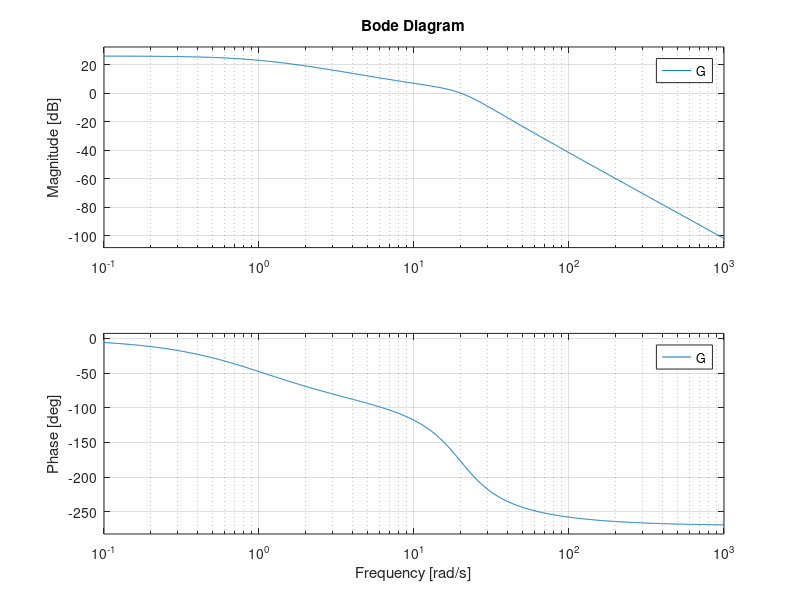
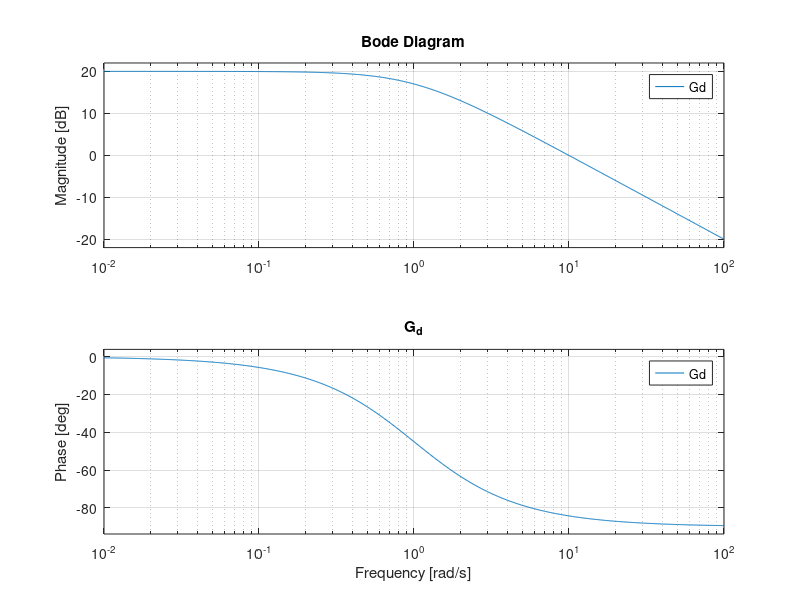
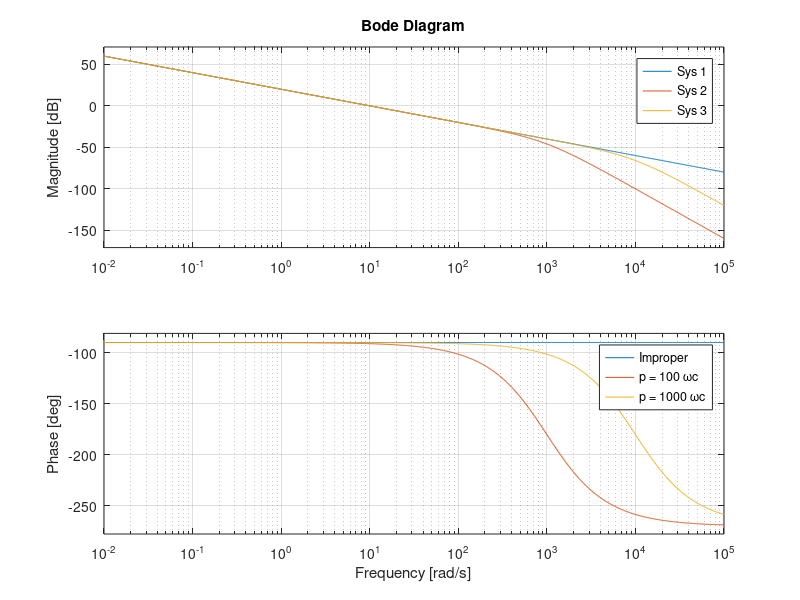

These figures' MATLAB source, in order: (Note: this script raises an error after producing the figures.)
%% Task 4.2.1
% for which frew is control action needed? 
clear all
close all
s = tf('s');
G = 20/((s + 1)*((s/20)^2+s/20 + 1));
figure; bode(G); grid on 
Gd = 10/(s + 1);
figure;  bode(Gd); title('G_d'); grid on
wc = 9.95; % rad/s avlest fran bode av G

Fy = 1/G*wc/s;

p0 = 100*wc;
p1 = 1000*wc;

Fy0 = p0*p0*Fy/((s+p0)^2);
Fy1 = p1*p1*Fy/((s+p1)^2);


figure; bode(Fy*G,Fy0*G,Fy1*G); grid on; 
legend('Improper','p = 100 \omegac','p = 1000 \omegac'); 
lines = findobj(gcf,'Type','Line');
for i = 1:numel(lines)
  lines(i).LineWidth = 2.0;
end

figure(3); step(1/(1+Fy*G)*Gd, 1/(1+Fy0*G)*Gd,1/(1+Fy1*G)*Gd);
legend('Improper','p = 100 \omegac','p = 1000 \omegac'); 
lines = findobj(gcf,'Type','Line');
for i = 1:numel(lines)
  lines(i).LineWidth = 2.0;
end
%%
% we want abs(1/(1+Fy*G)*Gd) < 1
figure(4); 
bodemag( 1/(1+Fy0*G)*Gd,1/(1+Fy1*G)*Gd); legend('p = 100 \omegac','p = 1000 \omegac'); title('Closed loop < 1')
% we want |L|>|G_d| at frec in 0<wc
figure(5); 
bodemag(Fy0*G,Fy1*G,'r-.',Gd,'k.-.',[1,wc])
lines = findobj(gcf,'Type','Line');
for i = 1:numel(lines)
  lines(i).LineWidth = 2.0;
end
legend('L p = 100 \omegac','L p = 1000 \omegac', 'G_d'); title('abs(L) > abs(Gd) ');

%% 
wi = 6; % best performance! compared to 7 and 10 
figure(6); clf; hold on

% Fy = (s + wi)/s*1/G*Gd; %% which is improper so we add two poles
Fy2 = (s + wi)/s*1/G*Gd/((s+p1)^2)*p1^2;
subplot(2,1,1); hold on; step(1/(1+Fy2*G)*Gd);
subplot(2,1,2); hold on; bodemag(Fy2,inv(G)*Gd,[0.0001,10]);legend('Fy','1/G*Gd'); grid on;

lines = findobj(gcf,'Type','Line');
for i = 1:numel(lines)
  lines(i).LineWidth = 1.5;
end
figure(8); step(Fy2*G/(1+Fy*G))
%%  4.2.2 check r --> y 

figure(8); step(Fy2*G/(1+Fy*G))


%% q 4.2.3

% first add lead action to F_y to reduce overshoot
wi = 6; 
p1 = 100 * wc; 
Fy = (s + wi)/s*1/G*Gd;
Fy2 = Fy /((s+p1)^2)*p1^2;

% How do we tune these paramters!?
Beta = 0.5;
Tau_d =0.09;
K = 1.05;
lead = K * (Tau_d * s + 1) / ( Beta * Tau_d  * s +1); 

% check if Fy3 reduces overshoot: 
Fy3 = Fy2 * lead;
closed_2 = 1/(1+Fy2*G)*Fy2*G;
closed_3 = 1/(1+Fy3*G)*Fy3*G;
hold on
step(closed_2);
step(closed_3);
legend('without lead-link','with lead-link')
grid on 
hold off
stepinfo(closed_3) % overshoot is < 10%!

% design Fr: WIP

Tau = 0; 
Fr = 1 / (1 + Tau * s); 
